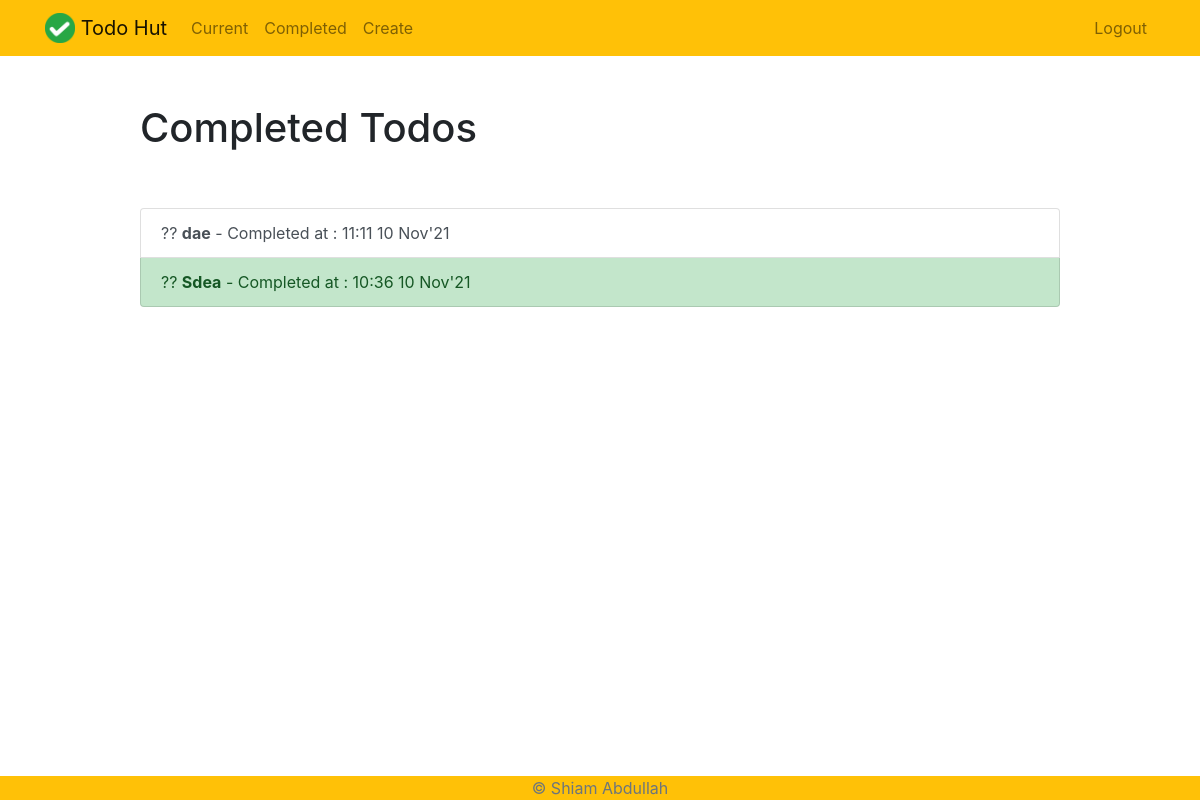
/completed/ (signed in), run on the app's committed database.
### todo/models.py (models this page shows, shortened)
class Todo (models.Model):
    title= models.CharField(max_length=50)
    memo= models.TextField(blank=True)
    createdAt = models.DateTimeField(auto_now_add=True)
    completedAt = models.DateTimeField(null=True, blank=True)
    important = models.BooleanField(default=False)
    todoCreator = models.ForeignKey(User, on_delete=models.CASCADE)
    class Meta:
        ordering= ['-createdAt']
        verbose_name= "Todo Lists"

### todo/views.py (the view)
# urls.py: path('completed/', views.completedTodo, name='completedTodo'),
@login_required
def completedTodo(request):
    todos = Todo.objects.filter(todoCreator= request.user, completedAt__isnull=False).order_by('-completedAt')
    return render(request, 'todo/completedtodos.html', {'todos': todos})

### todo/templates/todo/completedtodos.html
{% extends "todo/base.html" %} {% block content %}
<div class="row justify-content-center mt-5">
  <div class="col-md-10">
    <h1>Completed Todos</h1>
  </div>
</div>
<div class="row justify-content-center mt-5">
  <div class="col-md-10">
    <div class="list-group">
      {% for todo in todos %}
      <a
        href="{% url 'viewTodo' todo.id %}"
        class="
          list-group-item list-group-item-action
          {% if todo.important %}
          list-group-item-success
          {% endif %}
        "
      >
      ??
        <b> {{ todo.title }}</b> - Completed at : {{ todo.completedAt|date:"H:i d M'y"}}
      </a>
      {% endfor %}
    </div>
  </div>
</div>
{% endblock %}

### data on the page
Todo: title "dae", completedAt "11:11 10 Nov'21"
Todo: title "Sdea", completedAt "10:36 10 Nov'21"
